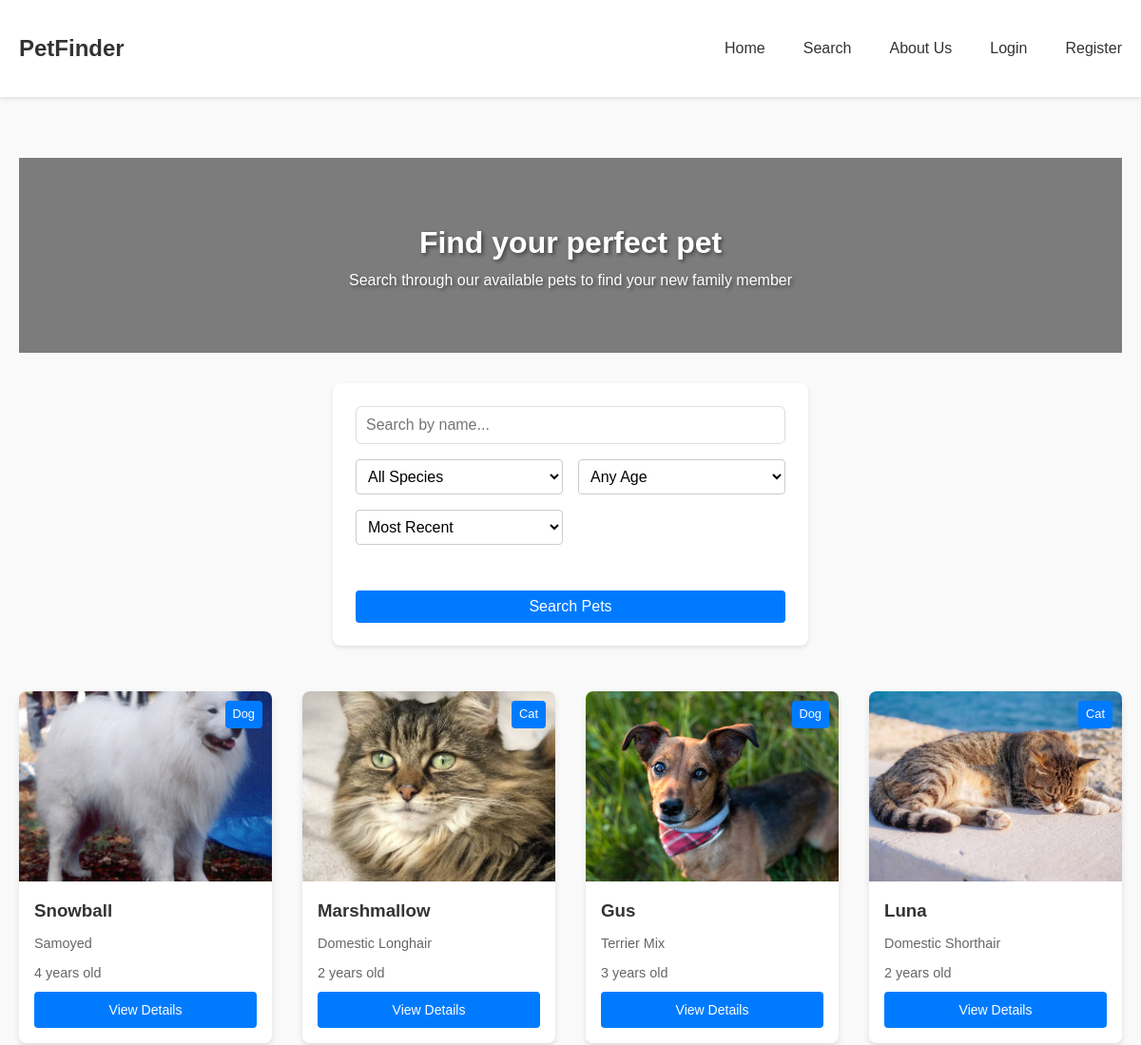
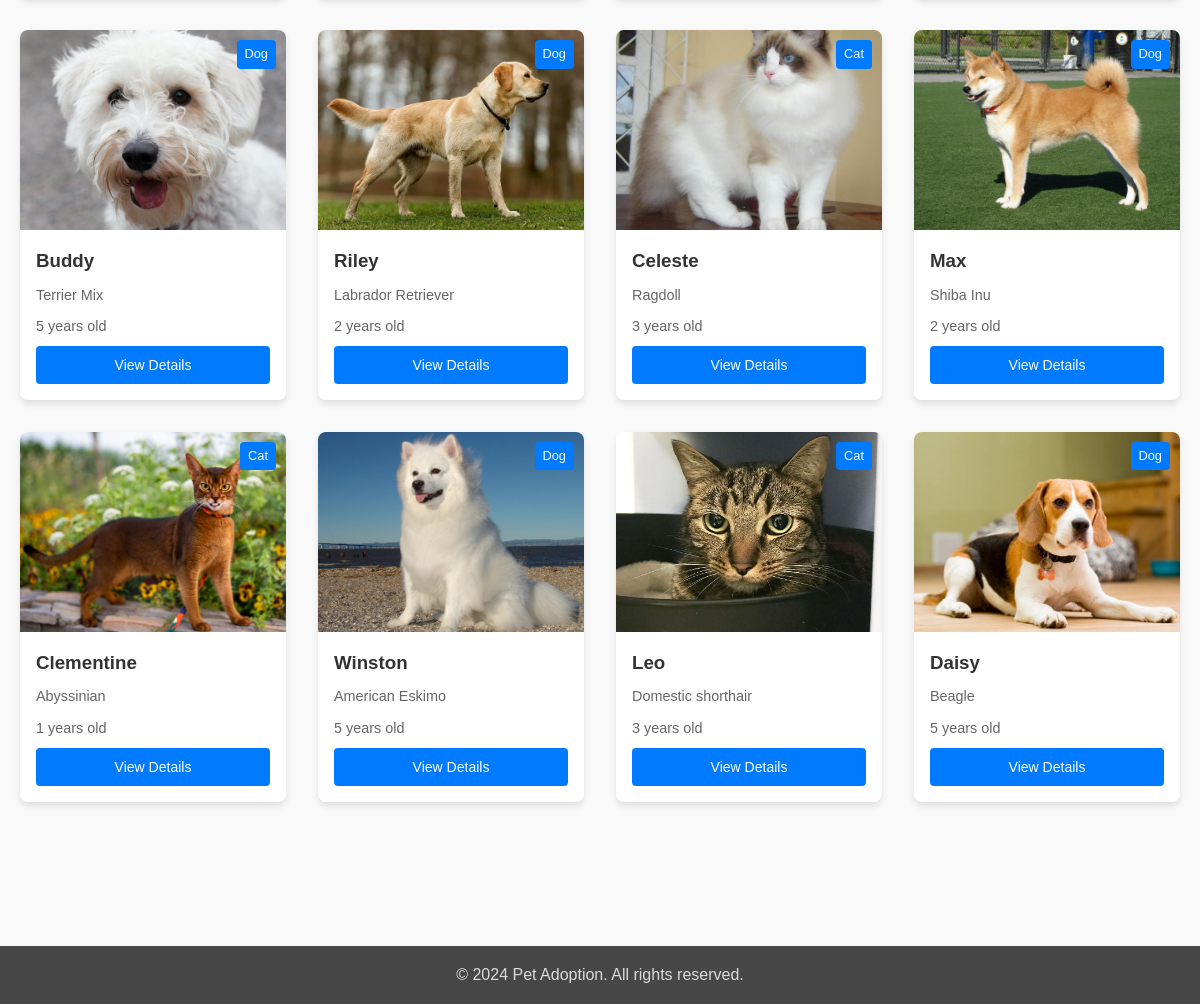
Screenshot of /search with the database file from the repository (2 pictures, top to bottom).
### app.py (models this page shows)
class Pet(db.Model):
    id = db.Column(db.Integer, primary_key=True)
    name = db.Column(db.String(80), nullable=False)
    species = db.Column(db.String(50), nullable=False)
    breed = db.Column(db.String(50))
    age = db.Column(db.Integer)
    description = db.Column(db.Text)
    image_filename = db.Column(db.String(200))  # Changed from image_url
    created_at = db.Column(db.DateTime, default=datetime.utcnow)
    owner_id = db.Column(db.Integer, db.ForeignKey('user.id'), nullable=False)
    adoption_requests = db.relationship('AdoptionRequest', backref='pet', lazy=True)

### app.py (the view)
@app.route('/search')
def search():
    query = request.args.get('query', '')
    species = request.args.get('species', '')
    breed = request.args.get('breed', '')
    pets = Pet.query
    if query:
        pets = pets.filter(Pet.name.ilike(f'%{query}%'))
    if species:
        pets = pets.filter(Pet.species == species)
    if breed:
        pets = pets.filter(Pet.breed.ilike(f'%{breed}%'))
    return render_template('search.html', pets=pets.all())

### templates/search.html (shortened to what this page needs)
{% extends "base.html" %}
{% block content %}
<div class="search-container">
    <div class="search-header hero-background">
        <div class="hero-content">
            <h1>Find your perfect pet</h1>
            <p>Search through our available pets to find your new family member</p>
        </div>
    </div>
    <form class="search-filters" method="GET" action="{{ url_for('search') }}">
        <div class="filter-group">
            <input type="text" name="query" value="{{ request.args.get('query', '') }}"
                   placeholder="Search by name..." class="search-input">
            <div class="filter-row">
                <select name="species" class="filter-select">
                    <option value="">All Species</option>
                </select>
                <select name="age" class="filter-select">
                    <option value="">Any Age</option>
                </select>
                <select name="sort" class="filter-select">
                    <option value="recent">Most Recent</option>
                </select>
            </div>
        </div>
        <button type="submit" class="search-button">Search Pets</button>
    </form>
    <div class="search-results">
        {% if pets %}
            <div class="pet-grid">
                {% for pet in pets %}
                <div class="pet-card">
                    <div class="pet-card-image">
                        <img src="{{ url_for('uploaded_file', filename=pet.image_filename) }}" alt="{{ pet.name }}">
                        <div class="pet-card-badge">{{ pet.species|title }}</div>
                    </div>
                    <div class="pet-card-content">
                        <h3>{{ pet.name }}</h3>
                        <p class="pet-card-breed">{{ pet.breed or 'Mixed Breed' }}</p>
                        <p class="pet-card-age">{{ pet.age }} years old</p>
                        <a href="{{ url_for('pet_detail', id=pet.id) }}" class="pet-card-button">View Details</a>
                    </div>
                </div>
                {% endfor %}
            </div>
        {% else %}
            <div class="no-results">
                <h2>No pets found</h2>
                <p>Try adjusting your search filters to find more pets</p>
            </div>
        {% endif %}
    </div>
</div>
{% endblock %}

### rows the page displays
Pet: image_filename (picture), species "Dog", name "Snowball", breed "Samoyed", age "4"
Pet: image_filename (picture), species "Cat", name "Marshmallow", breed "Domestic Longhair", age "2"
Pet: image_filename (picture), species "Dog", name "Gus", breed "Terrier Mix", age "3"
Pet: image_filename (picture), species "Cat", name "Luna", breed "Domestic Shorthair", age "2"
Pet: image_filename (picture), species "Dog", name "Buddy", breed "Terrier Mix", age "5"
Pet: image_filename (picture), species "Dog", name "Riley", breed "Labrador Retriever", age "2"
Pet: image_filename (picture), species "Cat", name "Celeste", breed "Ragdoll", age "3"
Pet: image_filename (picture), species "Dog", name "Max", breed "Shiba Inu", age "2"
Pet: image_filename (picture), species "Cat", name "Clementine", breed "Abyssinian", age "1"
Pet: image_filename (picture), species "Dog", name "Winston", breed "American Eskimo", age "5"
Pet: image_filename (picture), species "Cat", name "Leo", breed "Domestic shorthair", age "3"
Pet: image_filename (picture), species "Dog", name "Daisy", breed "Beagle", age "5"
